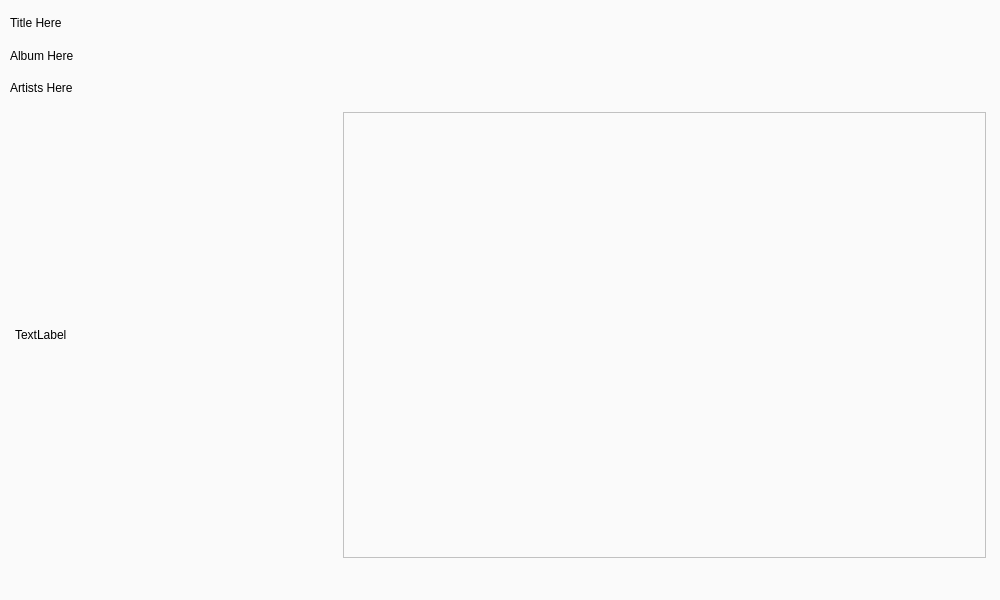
<?xml version="1.0" encoding="UTF-8"?>
<ui version="4.0">
 <class>Window</class>
 <widget class="QWidget" name="Window">
  <property name="geometry">
   <rect>
    <x>0</x>
    <y>0</y>
    <width>1000</width>
    <height>600</height>
   </rect>
  </property>
  <property name="minimumSize">
   <size>
    <width>1000</width>
    <height>600</height>
   </size>
  </property>
  <property name="windowTitle">
   <string>Mini Player</string>
  </property>
  <property name="windowIcon">
   <iconset>
    <normalon>../tune.ico</normalon>
   </iconset>
  </property>
  <widget class="QFrame" name="Frame">
   <property name="geometry">
    <rect>
     <x>0</x>
     <y>0</y>
     <width>1000</width>
     <height>600</height>
    </rect>
   </property>
   <property name="minimumSize">
    <size>
     <width>1000</width>
     <height>600</height>
    </size>
   </property>
   <property name="styleSheet">
    <string notr="true">background-color: rgb(250, 250, 250);</string>
   </property>
   <property name="frameShape">
    <enum>QFrame::StyledPanel</enum>
   </property>
   <property name="frameShadow">
    <enum>QFrame::Raised</enum>
   </property>
   <widget class="QWidget" name="verticalLayoutWidget_3">
    <property name="geometry">
     <rect>
      <x>0</x>
      <y>0</y>
      <width>1001</width>
      <height>601</height>
     </rect>
    </property>
    <layout class="QVBoxLayout" name="Main_Layout" stretch="10,1">
     <property name="sizeConstraint">
      <enum>QLayout::SetMaximumSize</enum>
     </property>
     <property name="leftMargin">
      <number>5</number>
     </property>
     <property name="topMargin">
      <number>5</number>
     </property>
     <property name="rightMargin">
      <number>5</number>
     </property>
     <property name="bottomMargin">
      <number>5</number>
     </property>
     <item>
      <layout class="QVBoxLayout" name="Structure" stretch="2,10">
       <property name="leftMargin">
        <number>5</number>
       </property>
       <property name="topMargin">
        <number>5</number>
       </property>
       <property name="rightMargin">
        <number>5</number>
       </property>
       <property name="bottomMargin">
        <number>5</number>
       </property>
       <item>
        <layout class="QVBoxLayout" name="INFO">
         <item>
          <widget class="QLabel" name="Title">
           <property name="styleSheet">
            <string notr="true"/>
           </property>
           <property name="text">
            <string>Title Here</string>
           </property>
          </widget>
         </item>
         <item>
          <widget class="QLabel" name="Album_Name">
           <property name="text">
            <string>Album Here</string>
           </property>
          </widget>
         </item>
         <item>
          <widget class="QLabel" name="Artist">
           <property name="enabled">
            <bool>true</bool>
           </property>
           <property name="text">
            <string>Artists Here</string>
           </property>
          </widget>
         </item>
        </layout>
       </item>
       <item>
        <layout class="QHBoxLayout" name="LyricAlbum" stretch="1,2">
         <property name="leftMargin">
          <number>5</number>
         </property>
         <property name="topMargin">
          <number>5</number>
         </property>
         <property name="rightMargin">
          <number>5</number>
         </property>
         <property name="bottomMargin">
          <number>5</number>
         </property>
         <item>
          <widget class="QLabel" name="Album_Picture">
           <property name="text">
            <string>TextLabel</string>
           </property>
          </widget>
         </item>
         <item>
          <widget class="QScrollArea" name="scrollArea">
           <property name="widgetResizable">
            <bool>true</bool>
           </property>
           <widget class="QWidget" name="Lrc_Widget">
            <property name="geometry">
             <rect>
              <x>0</x>
              <y>0</y>
              <width>641</width>
              <height>418</height>
             </rect>
            </property>
           </widget>
          </widget>
         </item>
        </layout>
       </item>
      </layout>
     </item>
     <item>
      <layout class="QHBoxLayout" name="Controls" stretch="4,1,1,1,4">
       <item>
        <spacer name="horizontalSpacer_L">
         <property name="orientation">
          <enum>Qt::Horizontal</enum>
         </property>
         <property name="sizeHint" stdset="0">
          <size>
           <width>40</width>
           <height>20</height>
          </size>
         </property>
        </spacer>
       </item>
       <item>
        <widget class="QPushButton" name="Previous">
         <property name="whatsThis">
          <string/>
         </property>
         <property name="text">
          <string/>
         </property>
         <property name="icon">
          <iconset>
           <normaloff>../Pre.png</normaloff>../Pre.png</iconset>
         </property>
         <property name="iconSize">
          <size>
           <width>40</width>
           <height>40</height>
          </size>
         </property>
         <property name="flat">
          <bool>true</bool>
         </property>
        </widget>
       </item>
       <item>
        <widget class="QPushButton" name="PlayPause">
         <property name="cursor">
          <cursorShape>ArrowCursor</cursorShape>
         </property>
         <property name="focusPolicy">
          <enum>Qt::StrongFocus</enum>
         </property>
         <property name="styleSheet">
          <string notr="true"/>
         </property>
         <property name="text">
          <string/>
         </property>
         <property name="icon">
          <iconset>
           <normaloff>../Pause.png</normaloff>
           <normalon>../Play.png</normalon>../Pause.png</iconset>
         </property>
         <property name="iconSize">
          <size>
           <width>40</width>
           <height>40</height>
          </size>
         </property>
         <property name="flat">
          <bool>true</bool>
         </property>
        </widget>
       </item>
       <item>
        <widget class="QPushButton" name="Next">
         <property name="text">
          <string/>
         </property>
         <property name="icon">
          <iconset>
           <normaloff>../Next.png</normaloff>../Next.png</iconset>
         </property>
         <property name="iconSize">
          <size>
           <width>40</width>
           <height>40</height>
          </size>
         </property>
         <property name="default">
          <bool>false</bool>
         </property>
         <property name="flat">
          <bool>true</bool>
         </property>
        </widget>
       </item>
       <item>
        <spacer name="horizontalSpacer_R">
         <property name="orientation">
          <enum>Qt::Horizontal</enum>
         </property>
         <property name="sizeHint" stdset="0">
          <size>
           <width>40</width>
           <height>20</height>
          </size>
         </property>
        </spacer>
       </item>
      </layout>
     </item>
    </layout>
   </widget>
  </widget>
 </widget>
 <resources/>
 <connections/>
</ui>
